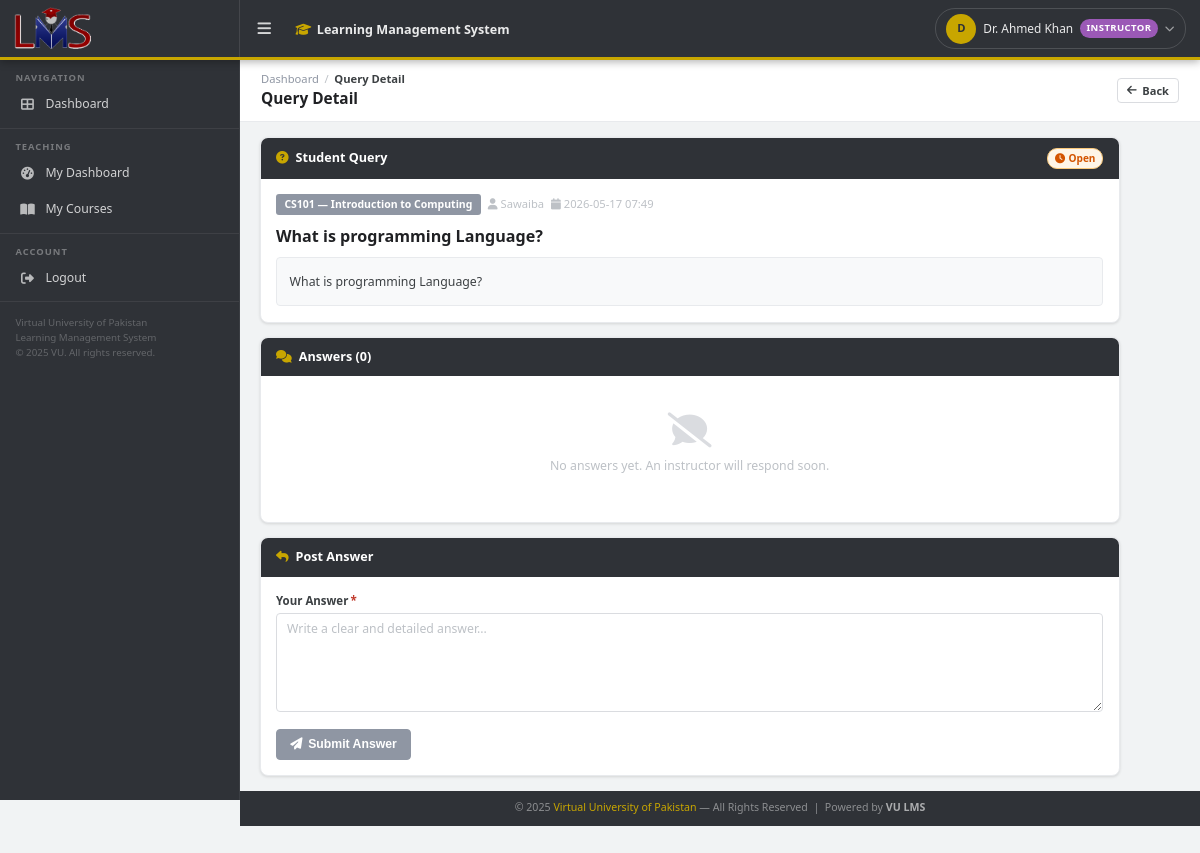
The page /query/1 (signed in) on the database its author committed.
### tables this page shows
CREATE TABLE queries (
    id           INTEGER PRIMARY KEY AUTOINCREMENT,
    student_id   INTEGER NOT NULL,
    course_id    INTEGER NOT NULL,
    title        TEXT NOT NULL,
    body         TEXT NOT NULL,
    status       TEXT NOT NULL DEFAULT 'open' CHECK(status IN ('open','answered','closed')),
    created_at   TEXT DEFAULT (datetime('now')),
    FOREIGN KEY(student_id) REFERENCES users(id),
    FOREIGN KEY(course_id) REFERENCES courses(id)
);

CREATE TABLE courses (
    id          INTEGER PRIMARY KEY AUTOINCREMENT,
    code        TEXT NOT NULL UNIQUE,
    title       TEXT NOT NULL
);

CREATE TABLE users (
    id          INTEGER PRIMARY KEY AUTOINCREMENT,
    full_name   TEXT NOT NULL,
    email       TEXT NOT NULL UNIQUE COLLATE NOCASE,
    password    TEXT NOT NULL,
    role        TEXT NOT NULL DEFAULT 'student' CHECK(role IN ('student','instructor','admin')),
    status      TEXT NOT NULL DEFAULT 'active',
    created_at  TEXT DEFAULT (datetime('now'))
);

### app/routes.py (the view)
@bp.route('/query/<int:qid>')
@login_required
def view_query(qid):
    query = get_query_by_id(qid)
    if not query:
        flash('Query not found.', 'danger')
        return redirect(url_for('main.dashboard'))
    uid = session['user_id']
    role = session['role']
    if role == 'student' and query['student_id'] != uid:
        flash('Access denied.', 'danger')
        return redirect(url_for('main.dashboard'))
    answers = get_answers_for_query(qid)
    my_courses = get_user_courses(uid) if role == 'instructor' else []
    return render_template('view_query.html', query=query, answers=answers,
                           my_courses=my_courses)

### app/database.py (called while the page is built)
def get_db():
    if 'db' not in g:
        g.db = sqlite3.connect(DB_PATH, detect_types=sqlite3.PARSE_DECLTYPES)
        g.db.row_factory = sqlite3.Row
        g.db.execute("PRAGMA foreign_keys = ON")
    return g.db

def get_user_courses(uid):
    return get_db().execute("""
        SELECT c.* FROM courses c
        JOIN enrollments e ON e.course_id = c.id
        WHERE e.user_id = ? ORDER BY c.code
    """, (uid,)).fetchall()

def get_query_by_id(qid):
    return get_db().execute("""
        SELECT q.*, c.code, c.title as course_title, u.full_name as student_name
        FROM queries q
        JOIN courses c ON c.id = q.course_id
        JOIN users u ON u.id = q.student_id
        WHERE q.id=?
    """, (qid,)).fetchone()

def get_answers_for_query(qid):
    return get_db().execute("""
        SELECT a.*, u.full_name as instructor_name
        FROM answers a
        JOIN users u ON u.id = a.instructor_id
        WHERE a.query_id=?
        ORDER BY a.created_at ASC
    """, (qid,)).fetchall()

### app/routes.py (called while the page is built)
def login_required(f):
    @wraps(f)
    def wrapper(*args, **kwargs):
        if 'user_id' not in session:
            flash('Please log in first.', 'warning')
            return redirect(url_for('main.login'))
        return f(*args, **kwargs)
    return wrapper

### app/templates/view_query.html (shortened to what this page needs)
{% extends 'base.html' %}
{% block content_header %}
<div class="content-header">
  <div>
    <div class="breadcrumb">
      <a href="{{ url_for('main.dashboard') }}">Dashboard</a>
      <span class="sep">/</span><span class="current">Query Detail</span>
    </div>
    <div class="page-title">Query Detail</div>
  </div>
  <a href="javascript:history.back()" class="btn-secondary btn-sm"><i class="fas fa-arrow-left"></i> Back</a>
</div>
{% endblock %}
{% block content %}
<div class="query-detail-wrapper">
  <div class="card" style="margin-bottom:1rem">
    <div class="card-header">
      <h3><i class="fas fa-question-circle"></i> Student Query</h3>
      <div class="flex-gap">
        <span class="status-badge status-{{ query.status }}">
          {% if query.status=='open' %}<i class="fas fa-clock"></i>{% elif query.status=='answered' %}<i class="fas fa-check"></i>{% else %}<i class="fas fa-lock"></i>{% endif %}
          {{ query.status|capitalize }}
        </span>
      </div>
    </div>
    <div class="card-body">
      <div class="query-detail-meta">
        <span style="background:var(--vu-green);color:#fff;font-size:.75rem;font-weight:700;padding:.2rem .6rem;border-radius:3px">{{ query.code }} — {{ query.course_title }}</span>
        <span class="text-muted"><i class="fas fa-user"></i> {{ query.student_name }}</span>
        <span class="text-muted"><i class="fas fa-calendar"></i> {{ query.created_at[:16] }}</span>
      </div>
      <div class="query-detail-title">{{ query.title }}</div>
      <div class="query-detail-body">{{ query.body }}</div>
    </div>
  </div>
  <div class="card" style="margin-bottom:1rem">
    <div class="card-header"><h3><i class="fas fa-comments"></i> Answers ({{ answers|length }})</h3></div>
    <div class="card-body">
      {% if answers %}
        {% for a in answers %}
        <div class="answer-card">
          <div class="answer-header">
            <span class="answer-instructor"><i class="fas fa-chalkboard-teacher"></i> {{ a.instructor_name }}</span>
            <span class="answer-time">{{ a.created_at[:16] }}</span>
          </div>
          <div class="answer-body">{{ a.body }}</div>
        </div>
        {% endfor %}
      {% else %}
      <div class="empty-state" style="padding:1.5rem">
        <i class="fas fa-comment-slash"></i>
        <p>No answers yet. An instructor will respond soon.</p>
      </div>
      {% endif %}
    </div>
  </div>
  {% if session.role in ('instructor','admin') and query.status != 'closed' %}
  <div class="card">
    <div class="card-header"><h3><i class="fas fa-reply"></i> Post Answer</h3></div>
    <div class="card-body">
      <form method="POST" action="{{ url_for('main.post_answer_route', qid=query.id) }}">
        <div class="form-group">
          <label class="form-label">Your Answer<span class="required">*</span></label>
          <textarea name="answer" class="form-control" rows="5" placeholder="Write a clear and detailed answer..." required style="resize:vertical"></textarea>
        </div>
        <div class="form-actions">
          <button type="submit" class="btn-primary"><i class="fas fa-paper-plane"></i> Submit Answer</button>
        </div>
      </form>
    </div>
  </div>
  {% endif %}
</div>
{% endblock %}

### app/static/css/main.css (style rules this page uses)
:root { --vu-green:#8f96a3 ; --vu-green-dk: #2f3237; --vu-green-lt: #343a40; --vu-green-pale: #e8f5e8; --vu-green-xpale: #f0faf0; --vu-gold: #c8a600; --vu-gold-lt: #ffd700; --vu-red: #c0392b; --white: #fff; --gray-50: #f8f9fa; --gray-100: #f1f3f4; --gray-200: #e8eaed; --gray-300: #dadce0; --gray-400: #bdc1c6; --gray-500: #80868b; --gray-600: #5f6368; --gray-700: #3c4043; --gray-800: #202124; --success: #1e7e34; --success-lt: #d4edda; --warning-lt: #fff3cd; --danger: #c0392b; --danger-lt: #f8d7da; --info-lt: #d1ecf1; --sidebar-w: 240px; --topbar-h: 60px; --radius: 4px; --radius-md: 8px; --radius-lg: 12px; --shadow-sm: 0 1px 3px rgba(0,0,0,.12); --shadow: 0 2px 6px rgba(0,0,0,.12); --shadow-md: 0 4px 12px rgba(0,0,0,.15); --shadow-lg: 0 8px 24px rgba(0,0,0,.18); --transition: all .18s ease; }
*,*::before,*::after { box-sizing:border-box;margin:0;padding:0 }
html { font-size:14px }
body { font-family:'Segoe UI',Arial,sans-serif;background:var(--gray-100);color:var(--gray-700);line-height:1.5;min-height:100vh }
a { color:var(--vu-green);text-decoration:none }
.content-header { background:#fff;border-bottom:1px solid var(--gray-200);padding:.75rem 1.5rem;display:flex;align-items:center;justify-content:space-between;gap:1rem }
.breadcrumb { display:flex;align-items:center;gap:.4rem;font-size:.8rem;color:var(--gray-500) }
.breadcrumb a { color:var(--vu-green) }
.breadcrumb .sep { color:var(--gray-400) }
.breadcrumb .current { color:var(--gray-700);font-weight:600 }
.page-title { font-size:1.1rem;font-weight:700;color:var(--gray-800) }
.btn-primary,.btn-secondary,.btn-danger,.btn-warning,.btn-success,.btn-outline { display:inline-flex;align-items:center;gap:.4rem;padding:.42rem .95rem;border-radius:var(--radius);font-size:.875rem;font-weight:600;cursor:pointer;border:1px solid transparent;transition:var(--transition);white-space:nowrap;line-height:1.4 }
.btn-primary { background:var(--vu-green);color:#fff;border-color:var(--vu-green) }
.btn-secondary { background:#fff;color:var(--gray-700);border-color:var(--gray-300) }
.btn-sm { padding:.28rem .65rem;font-size:.79rem }
.card { background:#fff;border-radius:var(--radius-md);border:1px solid var(--gray-200);box-shadow:var(--shadow-sm);overflow:hidden }
.card-header { background:var(--vu-green-dk);color:#fff;padding:.7rem 1.1rem;display:flex;align-items:center;justify-content:space-between;gap:.75rem }
.card-header h2,.card-header h3 { font-size:.9rem;font-weight:700;display:flex;align-items:center;gap:.5rem }
.card-header h2 i,.card-header h3 i { color:var(--vu-gold) }
.card-body { padding:1.1rem }
.status-badge { display:inline-flex;align-items:center;gap:.25rem;font-size:.72rem;font-weight:600;padding:.13rem .48rem;border-radius:10px }
.status-open { background:#fef5e7;color:#d35400;border:1px solid #f9c87a }
.query-detail-wrapper { max-width:860px }
.query-detail-meta { display:flex;align-items:center;gap:.5rem;flex-wrap:wrap;margin-bottom:.65rem }
.query-detail-title { font-size:1.15rem;font-weight:700;color:var(--gray-800);margin-bottom:.6rem }
.query-detail-body { font-size:.88rem;color:var(--gray-700);white-space:pre-wrap;line-height:1.8;padding:.9rem;background:var(--gray-50);border:1px solid var(--gray-200);border-radius:var(--radius) }
.form-group { margin-bottom:.85rem }
.form-label { display:block;font-size:.82rem;font-weight:700;color:var(--gray-700);margin-bottom:.28rem }
.required { color:var(--vu-red);margin-left:.15rem }
.form-control,.form-select { width:100%;padding:.42rem .72rem;border:1px solid var(--gray-300);border-radius:var(--radius);font-size:.875rem;font-family:inherit;color:var(--gray-800);background:#fff;transition:var(--transition) }
.form-control::placeholder { color:var(--gray-400) }
.form-actions { display:flex;align-items:center;gap:.55rem;margin-top:.45rem }
.empty-state { text-align:center;padding:2.5rem 1rem;color:var(--gray-400) }
.empty-state i { font-size:2.5rem;margin-bottom:.7rem;display:block;color:var(--gray-300) }
.empty-state p { font-size:.88rem;margin-bottom:.7rem }
.text-muted { color:var(--gray-400);font-size:.8rem }
.flex-gap { display:flex;align-items:center;gap:.5rem;flex-wrap:wrap }

### rows shown on the page
queries: status "Open", created_at "2026-05-17 07:49", title "What is programming Language?", body "What is programming Language?"
courses: code "CS101", course_title "Introduction to Computing"
users: student_name "Sawaiba"

### other values the page prints
{{ session.full_name[0]|upper }} "D"
{{ session.full_name }} "Dr. Ahmed Khan"
{{ session.role|capitalize }} "INSTRUCTOR"
{{ 2025 }} "2025"
{{ answers|length }} "0"
